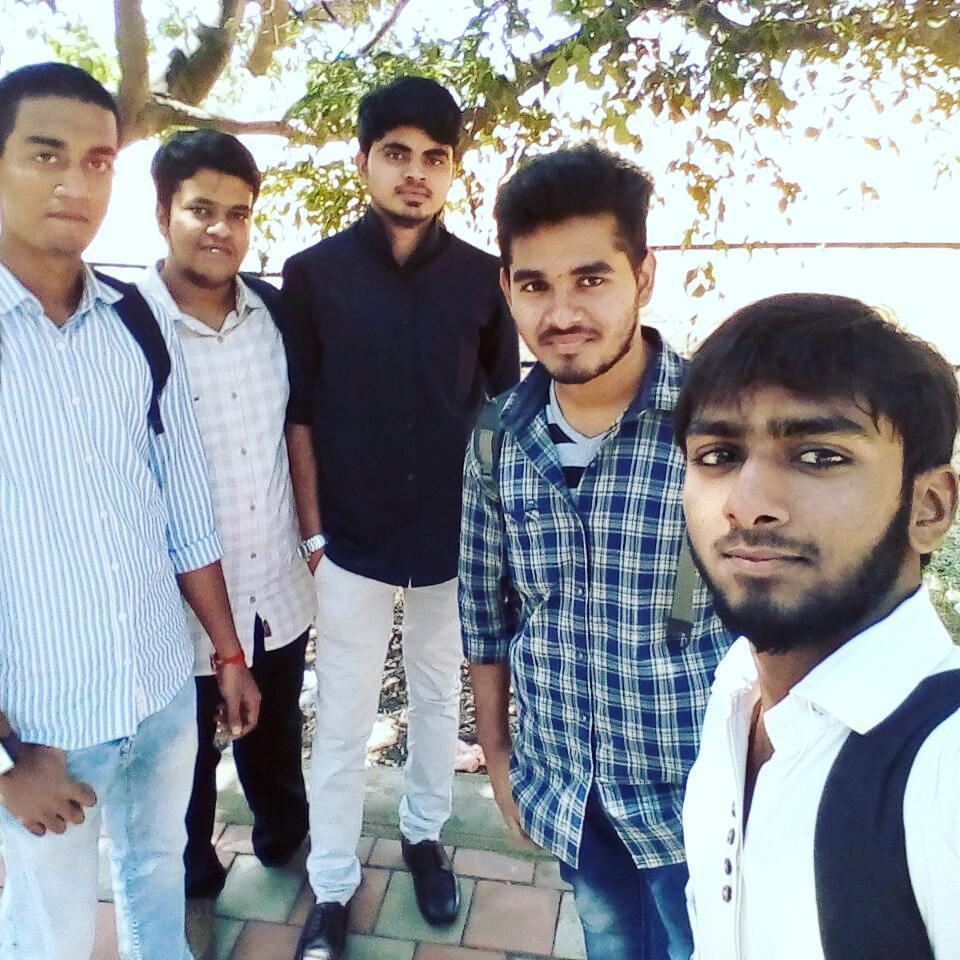
#> input picture images/6.jpg, 960 x 960 px, found by its file name
$ python face_detect_cv3.py
#> lines starting #> are read from the running program, lines starting #| are printed output that depends on the picture; after the words box and inside, x2 and y2 are one past the last pixel; in counts of white or black regions, pixels touching at a corner belong together
import cv2                                          # use OpenCV version 2 in this program
import sys                                          # this line helps to get the images from the computer's directory

# Get user supplied values
imagePath = '6.jpg'                            #get the abba image
cascPath = "haarcascade_frontalface_default.xml"    # use the OpenCV face detection tool

# Create the haar cascade
faceCascade = cv2.CascadeClassifier(cascPath)       # starts/initializes the cascade process which will eventually detect face

# Read the image
image = cv2.imread(imagePath)                       #check the image and store in image variable
#> image is the input picture: shape (960, 960, 3); mean B, G, R 152.4, 148.7, 144.8
gray = cv2.cvtColor(image, cv2.COLOR_BGR2GRAY)      #convert the image into grayscale or gray image without color
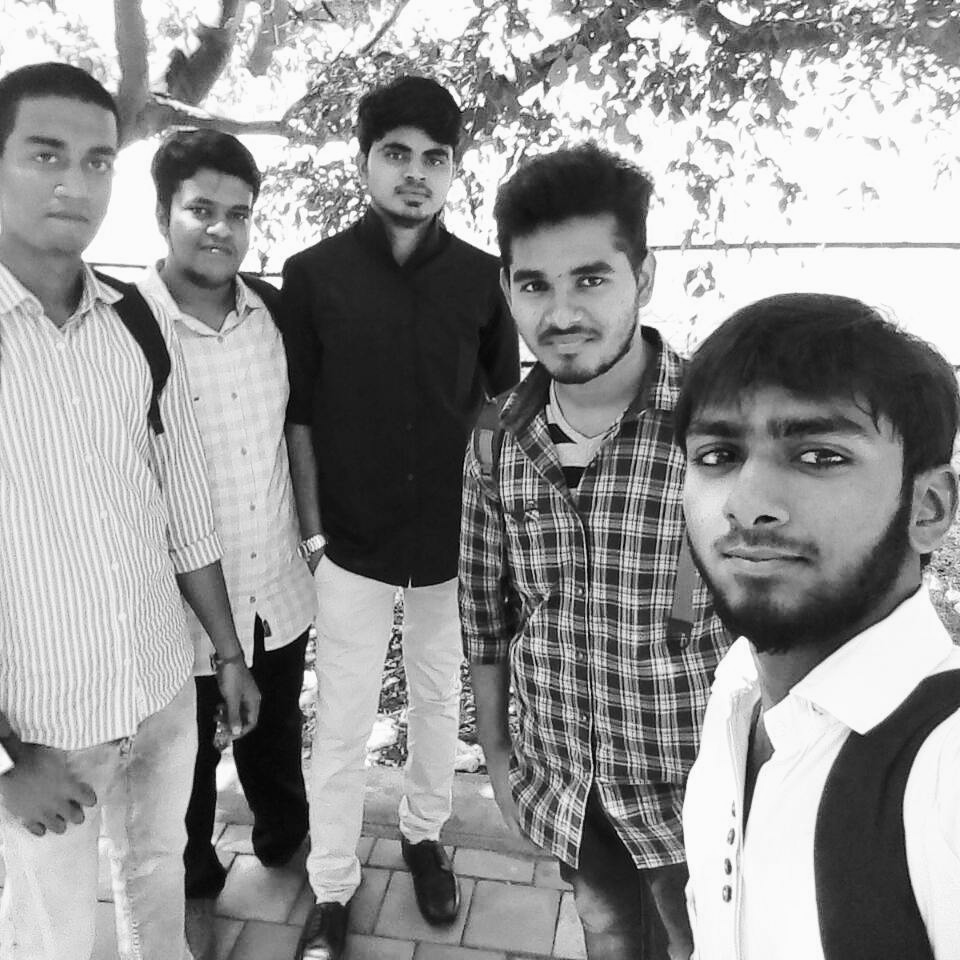
#> gray: shape (960, 960); min 1, max 255, mean 148

# Detect faces in the image
faces = faceCascade.detectMultiScale(               #detectMultiScale is the function to detect face in the image
    gray,                                           # detect gray image
    scaleFactor=1.1,                                # some faces are closer to the image than faces in the back. Scale factor checks those info
    minNeighbors=5,                                 # The detection method uses a moving window to detect faces. minNeighbors defines how many
                                                    # faces are detected near the current one before it decales the face found
    minSize=(30, 30)                                # gives the size of each window
)
#> faces = [[361, 116, 105, 105], [164, 174, 100, 100], [5, 108, 135, 135], [478, 214, 173, 173], [638, 357, 255, 255]]

print("I have Found {0} faces!".format(len(faces)))        # prints how many faces are found
#| I have Found 5 faces!

# Draw a rectangle around the faces
for (x, y, w, h) in faces:                                       #this fuction returns a list of rectangles where it found faces and
    cv2.rectangle(image, (x, y), (x+w, y+h), (0, 255, 0), 2)     #keeps on looping where it found something
#> this loop made 5 passes
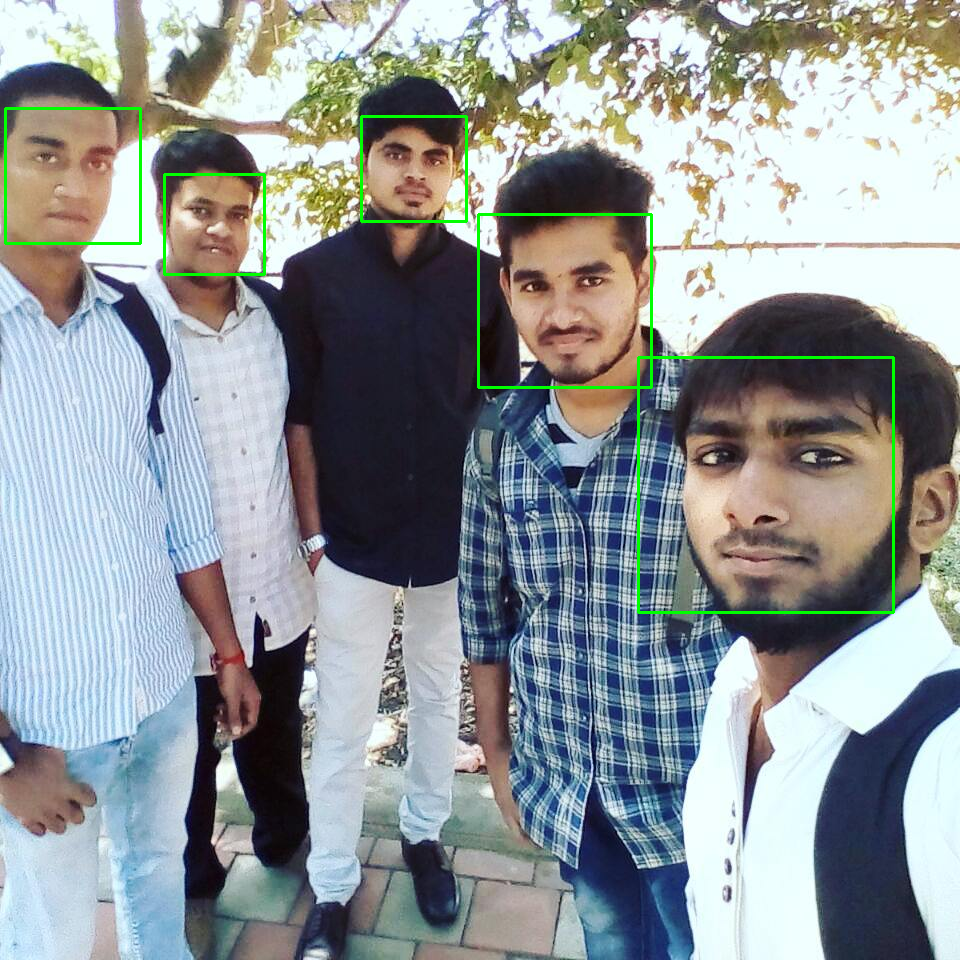
#> image: shape (960, 960, 3); 1% of pixels changed, all inside (x1, y1, x2, y2) = (4, 107, 895, 614)

cv2.imshow("Faces found", image)                    #diaplay the image
cv2.waitKey(0)                                      #wait for the user to enter a key

$ run again, with images/2.JPG copied over images/6.jpg
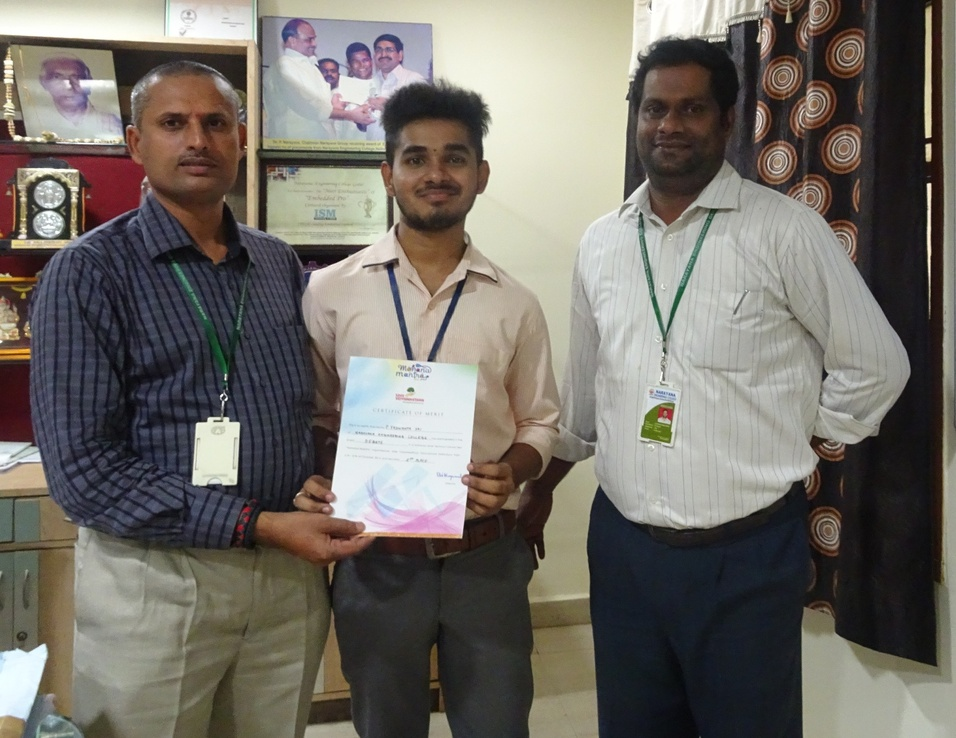
#> input picture images/2.JPG, 956 x 738 px, shrunk from 1325 x 1023 before the run, found by its file name
#> image is the input picture: shape (738, 956, 3); mean B, G, R 103.1, 109.8, 114.4
#> `gray = cv2.cvtColor(image, cv2.COLOR_BGR2GRAY)`:
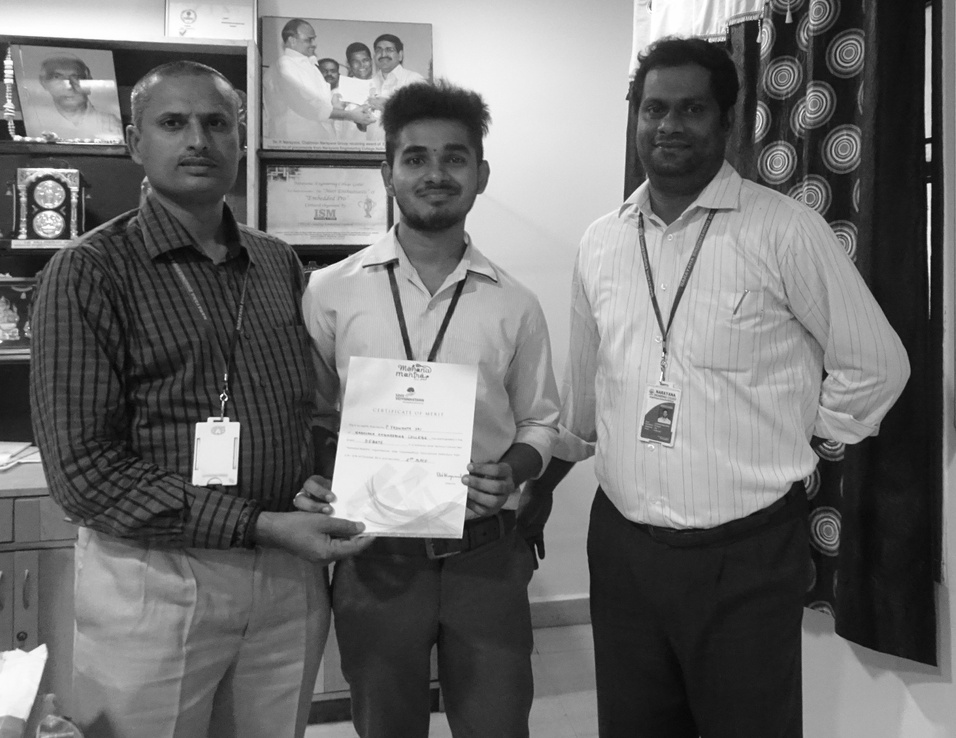
#> gray: shape (738, 956); min 5, max 255, mean 110.4
#> faces = [[28, 197, 41, 41], [628, 75, 92, 92], [134, 77, 123, 123], [381, 116, 108, 108], [796, 312, 125, 125]]
#| I have Found 5 faces!
#> the loop `for (x, y, w, h) in faces:` made 5 passes
#> after the loop `for (x, y, w, h) in faces:`:
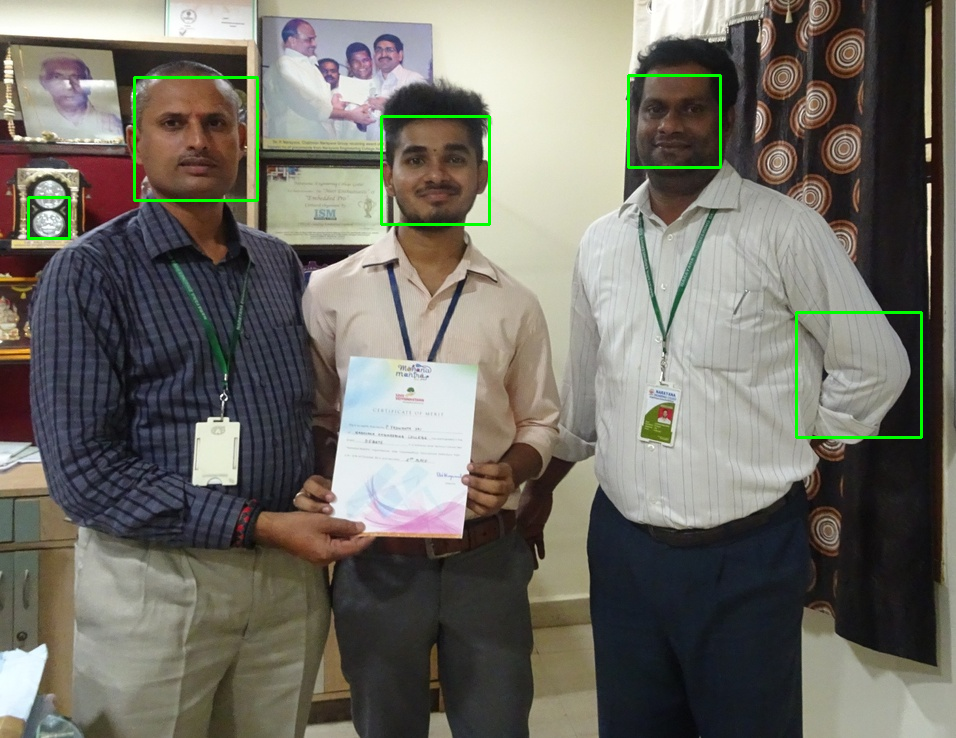
#> image: shape (738, 956, 3); 0.83% of pixels changed, all inside (x1, y1, x2, y2) = (27, 74, 923, 439)
